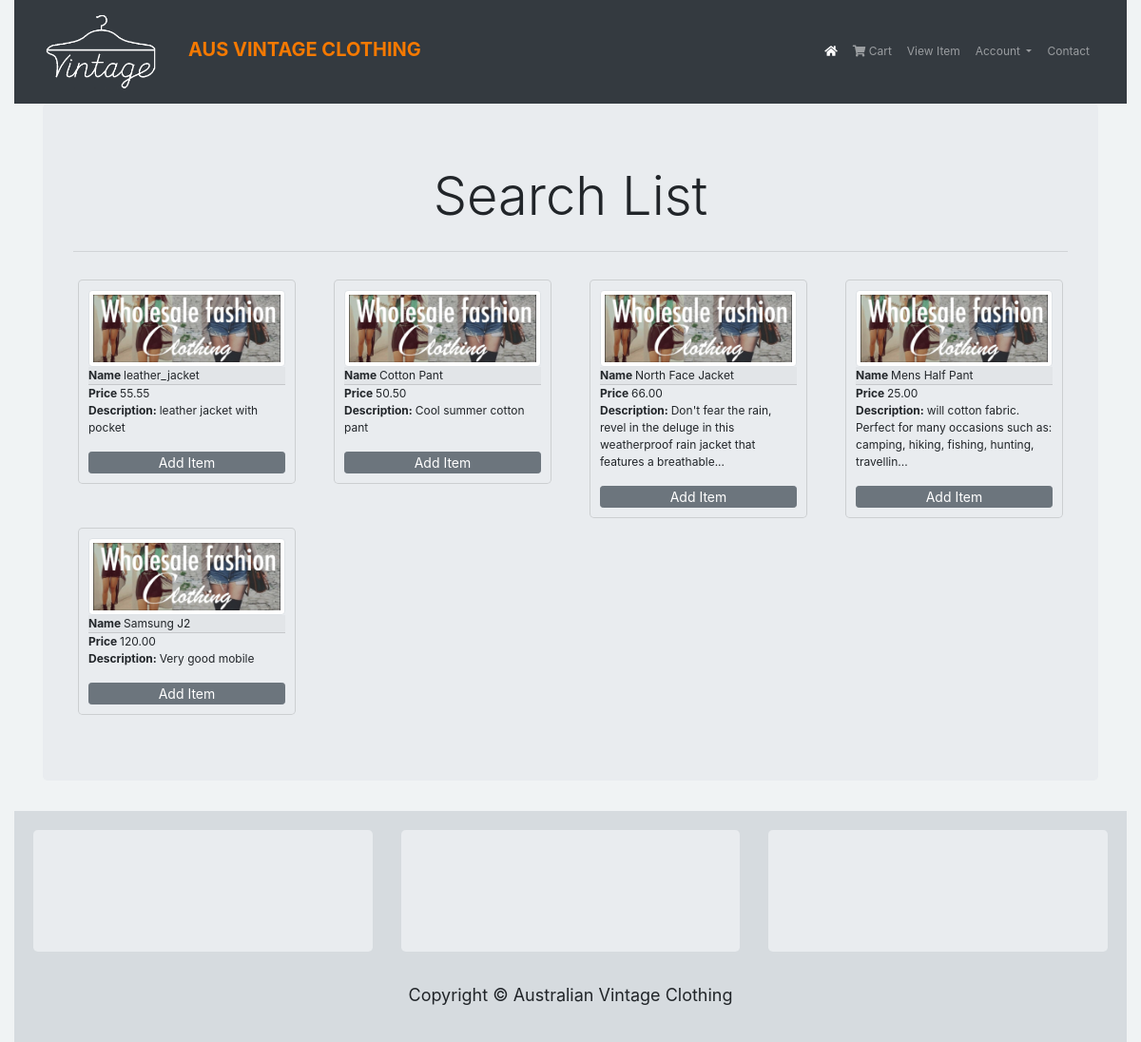
The app's page /searchItem.php with its own data.
### tables this page shows
CREATE TABLE `item` (
  `id` int(11) NOT NULL,
  `name` varchar(20) DEFAULT NULL,
  `price` decimal(7,2) DEFAULT NULL,
  `description` varchar(200) DEFAULT NULL
);

### searchItem.php (the view, shortened to what this page needs)
<!DOCTYPE html>
<?php
  include('./php/userFunctions.php');
?>
<html lang="en">
<head>
  <link rel="stylesheet" href="https://maxcdn.bootstrapcdn.com/bootstrap/4.1.0/css/bootstrap.min.css">
  <link rel="stylesheet" href="https://use.fontawesome.com/releases/v5.2.0/css/all.css">
  <link rel="stylesheet" type="text/css" href="./css/style.css" >
</head>
<body>
<div class="container-fluid">
  <nav class="navbar navbar-expand-lg navbar-dark bg-dark">
      <div class="container">
        <a class="navbar-brand" href="index.php">
            <img src="./img/honenew.png" class="img-fluid" style="width:120px;" />
        </a>
        <div class="navbar navbar-expand-sm navbar-light" id="main-nav">
          <p class="lead" style="color:#f57900; font-weight:bold;">AUS VINTAGE CLOTHING</p>
        </div>
        <div class="collapse navbar-collapse" id="navbarResponsive">
          <ul class="navbar-nav nav ml-auto">
            <li class="nav-item">
              <p id="sessionUsername" style="color: #fff; padding-top:8px; padding-right: 10px;">
              </p>
            </li>
            <li class="nav-item active">
              <a class="nav-link" href="index.php"><i class="fas fa-home"></i></a>
            </li>
            <li class="nav-item">
              <a class="nav-link" href="shopping_cart.php"><i class="fas fa-shopping-cart"></i> Cart</a>
            </li>
  		      <li class="nav-item">
              <a class="nav-link" href="view_item.php">View Item</a>
            </li>
            <li class="nav-item dropdown">
              <a class="nav-link dropdown-toggle" href="#" id="navbarDropdownMenuLink" data-toggle="dropdown" aria-haspopup="true" aria-expanded="false">
                Account
              </a>
            </li>
            <li class="nav-item">
              <a class="nav-link" href="contact.php">Contact</a>
            </li>
          </ul>
        </div>
      </div>
    </nav>
  <div class="container-fluid">
    <div class="col-12">
      <div class="jumbotron">
        <h3 class="text-center display-4"> Search List</h3>
        <hr class="my-4">
        <div class="row" id="list-item-section">
          <?php
              $key=$_POST["key"];
              $sql = "SELECT * from item WHERE name LIKE '%$key%' OR description LIKE '%$key%';";
              $result = mysqli_query($conn, $sql);
              if (mysqli_num_rows($result) > 0) {
                for($loop = 0; $loop < mysqli_num_rows($result); $loop++){
                  $row = mysqli_fetch_assoc($result);
                  $item_name = $row['name'];
                  $item_price = $row['price'];
                  $item_description = $row['description'];
                  $out_des = strlen($item_description) > 100 ? substr($item_description,0,100)."..." : $item_description;
                  $itemID=$row['id'];
                  ?><div class="col-lg-3 col-md-4 col-sm-6">
                    <div class="card jumbotron" id="jumbo">
                      <img src="./img/item_demo.jpg" class="img-fluid img-thumbnail">
                      <p class="card-header"><span class="font-weight-bold">Name </span><?php echo $item_name;?></p>
                      <p class="card-body"><span class="font-weight-bold">Price </span><?php echo $item_price?><br />
                      <span class="font-weight-bold">Description: </span><?php echo $out_des?></p>
                      <?php
                        if(isset($_SESSION["username"]))
                        {
                      ?>
                      <button class="btn btn-secondary btn-sm card-body addItem" onclick="saveToCart(<?php echo $itemID?>,<?php echo $customerID?>)">Add Item</button>
                      <?php
                        }
                        else
                        {
                      ?>
                      <button class="btn btn-secondary btn-sm card-body addItem" onclick="saveToCart(0,0)">Add Item</button>
                      <?php
                        }
                      ?>
                    </div>
                  </div>
                  <?php
                }
              }
          ?>
      </div>
    </div>
  </div>
  </div>
  <footer>
    <div class="site-map">
      <div class="row">
        <div class="col-lg-4">
          <div class="jumbotron">
          </div>
        </div>
        <div class="col-lg-4">
          <div class="jumbotron">
          </div>
        </div>
        <div class="col-lg-4">
          <div class="jumbotron">
          </div>
        </div>
      </div>
    </div>
    <p class="copyright">Copyright &copy; Australian Vintage Clothing</p>
  </footer>
</div>
</body>
</html>

### css/style.css (style rules this page uses)
body { background: #F0F3F4; font-size: 12px; }
#sessionUsername { padding-left: 2px; }
#main-nav { padding-top:20px; padding-right: 50px; float: right; }
#list-item-section .card-header, #list-item-section .card-body { padding:0px; overflow: hidden; }
footer { background: #D6DBDF; height:100%; padding: 20px; width: 100%; text-align: center; }
.copyright { font-size: 18px; }
a { transition: all 0.3s }

### searchItem.php (style rules this page uses)
#jumbo { padding: 10px; margin: 5px; }

### records on screen
item: name "leather_jacket", price "55.55", description "leather jacket with pocket"
item: name "Cotton Pant", price "50.50", description "Cool summer cotton pant"
item: name "North Face Jacket", price "66.00", description "Don't fear the rain, revel in the deluge in this weatherproof rain jacket that features a breathable..."
item: name "Mens Half Pant", price "25.00", description "will cotton fabric. Perfect for many occasions such as: camping, hiking, fishing, hunting, travellin..."
item: name "Samsung J2", price "120.00", description "Very good mobile"
